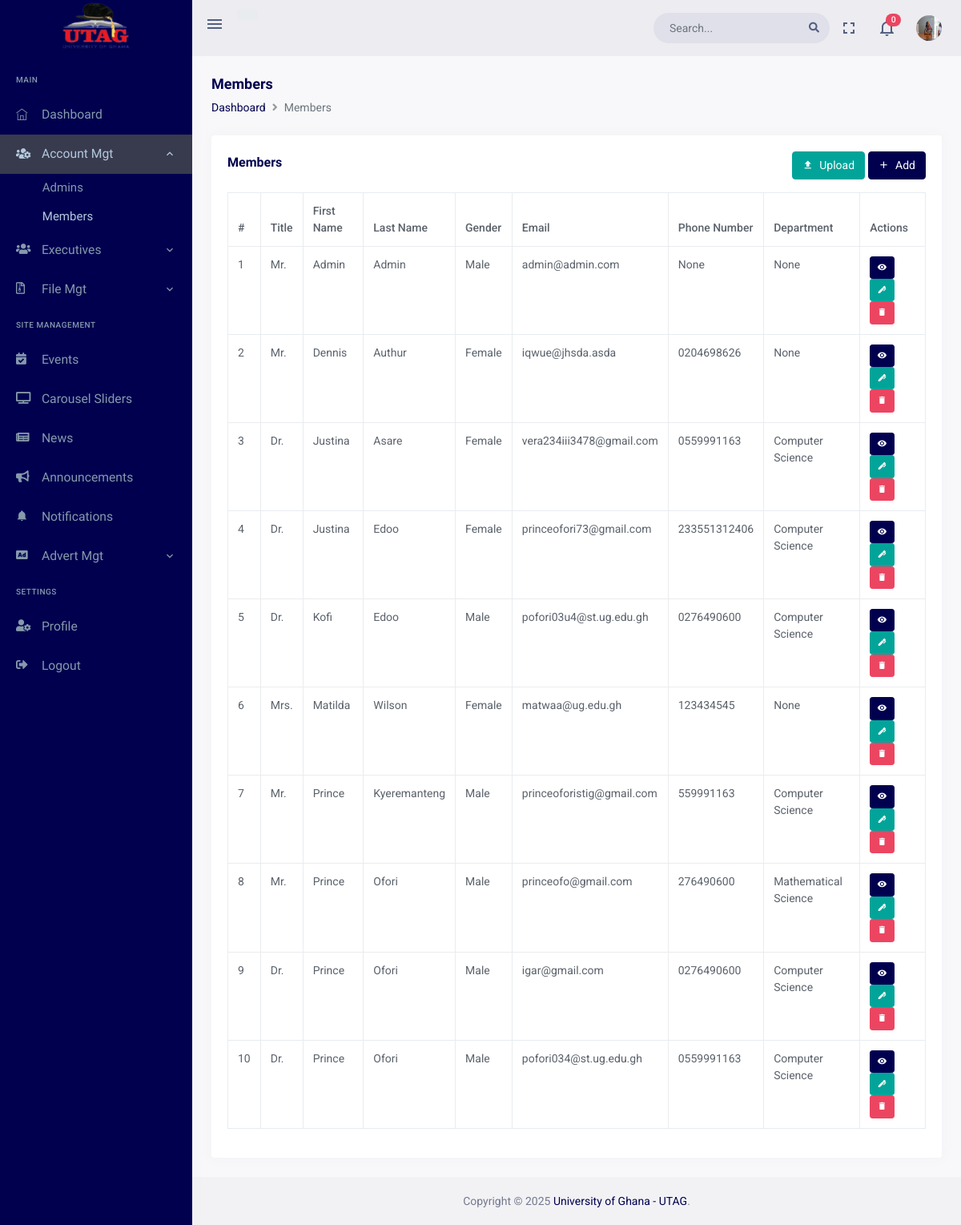
The app's page /dashboard/account_management/members (signed in), older data.
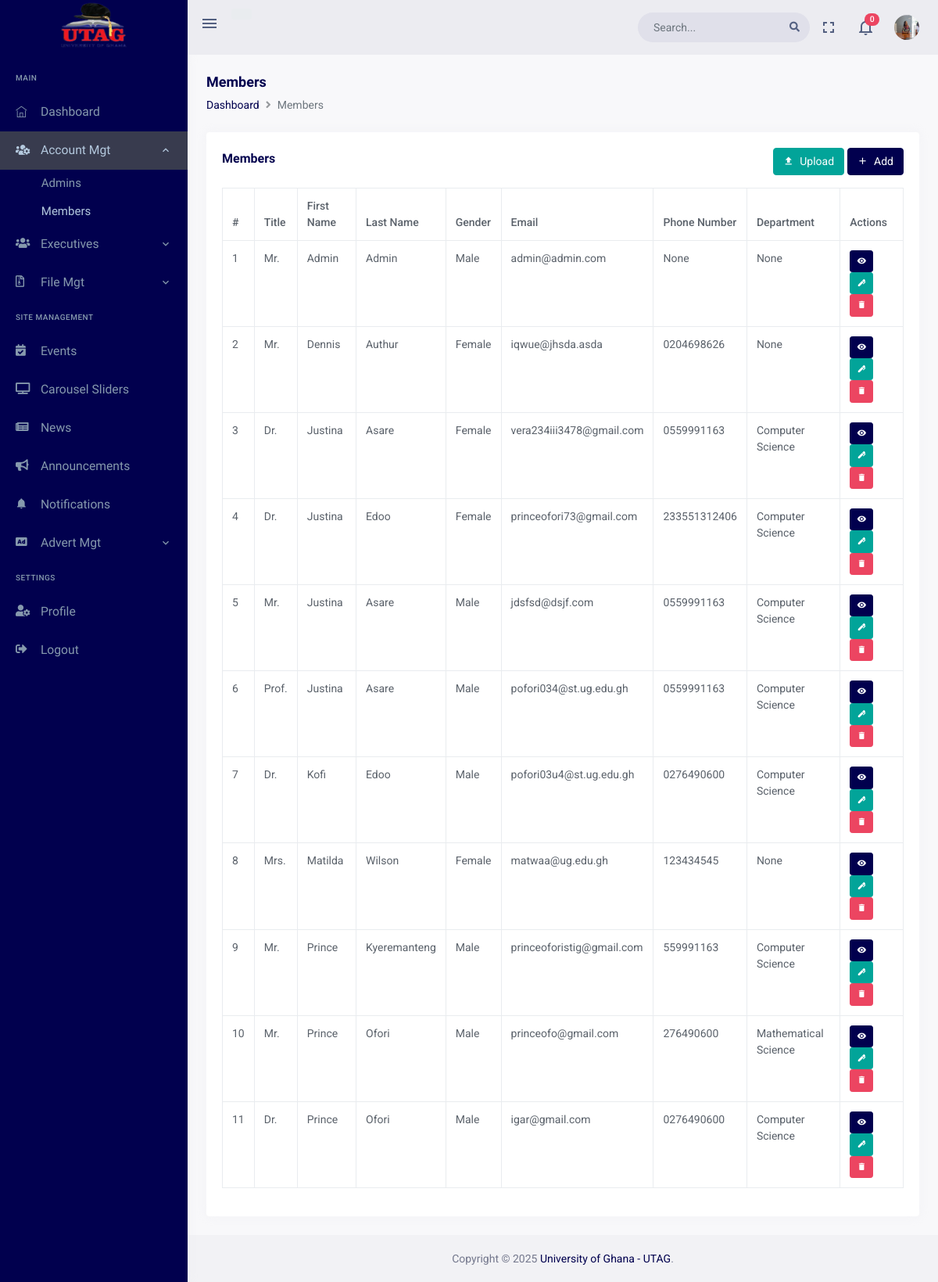
The same page, newer data.
### accounts/models.py (models this page shows, shortened)
class User(AbstractBaseUser, PermissionsMixin):
    TITLE_CHOICES = (
        ('Prof.', 'Prof.'),
        ('Dr.', 'Dr.'),
        ('Mr.', 'Mr.'),
        ('Mrs.', 'Mrs.'),
    )
    GENDER_CHOICES = (
        ('Male', 'Male'),
        ('Female', 'Female')
    )
    EXECUTIVE_POSITION_CHOICES = (
        ('President', 'President'),
        ('Vice President', 'Vice President'),
        ('Secretary', 'Secretary'),
        ('Treasurer', 'Treasurer'),
        ('Committee Member', 'Committee Member'),
    )
    title = models.CharField(max_length=5, choices=TITLE_CHOICES)
    first_name = models.CharField(max_length=30)
    other_name = models.CharField(max_length=30, blank=True, null=True)
    last_name = models.CharField(max_length=30)
    gender = models.CharField(max_length=10, choices=GENDER_CHOICES)
    profile_pic = models.ImageField(upload_to='profile_pictures/', blank=True, null=True)
    email = models.EmailField(unique=True)
    email_sent = models.BooleanField(default=False)
    phone_number = models.CharField(max_length=15, blank=True, null=True)
    department = models.CharField(max_length=50, blank=True, null=True)
    created_from_dashboard = models.BooleanField(default=False)
    created_by = models.ForeignKey('self', on_delete=models.CASCADE, blank=True, null=True)
    is_bulk_creation = models.BooleanField(default=False)
    created_at = models.DateTimeField(auto_now_add=True)
    updated_at = models.DateTimeField(auto_now=True)
    is_staff = models.BooleanField(default=False)
    is_superuser = models.BooleanField(default=False)
    executive_image = models.ImageField(upload_to='executive_images/', blank=True, null=True)
    executive_position = models.CharField(max_length=30, choices=EXECUTIVE_POSITION_CHOICES, blank=True, null=True)
    fb_profile_url = models.URLField(blank=True, null=True)
    twitter_profile_url = models.URLField(blank=True, null=True)
    linkedin_profile_url = models.URLField(blank=True, null=True)
    date_appointed = models.DateField(null=True, blank=True)
    date_ended = models.DateField(null=True, blank=True)
    is_active_executive = models.BooleanField(default=False)
    objects = UserManager()
    USERNAME_FIELD = 'email'
    REQUIRED_FIELDS = ['title', 'first_name', 'last_name', 'gender']
    def get_full_name(self):
        if self.other_name:
            return f'{self.title} {self.first_name} {self.other_name} {self.last_name}'
        else:
            return f'{self.title} {self.first_name} {self.last_name}'
    def get_short_name(self):
        return self.first_name
    def get_profile_pic_url(self):
        return self.profile_pic.url if self.profile_pic else '/static/dashboard/assets/images/users/profile.png'
    class Meta:
        permissions = [
        ('view_dashboard', 'Can view dashboard'),
        ('add_admin', 'Can add admin'),
        ('change_admin', 'Can change admin'),
        ('delete_admin', 'Can delete admin'),
        ('view_admin', 'Can view admin'),
        ('add_executive', 'Can add executive'),
        ('change_executive', 'Can change executive'),
        ('delete_executive', 'Can delete executive'),
        ('view_executive', 'Can view executive'),
        ('add_member', 'Can add member'),
        ('change_member', 'Can change member'),
        ('delete_member', 'Can delete member'),
        ('view_member', 'Can view member'),
        ]

### dashboard/views/account.py (the view)
# urls.py: path('account_management/members',views.MemberListView.as_view(), name='members'),
class MemberListView(PermissionRequiredMixin, View):
    permission_required = 'accounts.view_member'
    template_name = 'dashboard_pages/members.html'
    @method_decorator(MustLogin)
    def get(self, request):
        users = User.objects.filter(groups__name='Member').order_by('first_name')
        total_documents = Document.objects.filter(category='internal').count()
        total_external_documents = Document.objects.filter(category='external').count()
        notifications = Notification.objects.filter(user=request.user).order_by('-created_at')[:5]
        notification_count = Notification.objects.filter(user=request.user, status='UNREAD').count()
        context = {
            'users': users,
            'total_documents': total_documents,
            'total_external_documents': total_external_documents,
            'notifications': notifications,
            'notification_count': notification_count,
            'has_add_permission': request.user.has_perm('accounts.add_member'),
            'has_change_permission': request.user.has_perm('accounts.change_member'),
            'has_delete_permission': request.user.has_perm('accounts.delete_member'),
        }
        return render(request, self.template_name, context)

### dashboard/templates/dashboard_pages/members.html (shortened to what the changed rows need)
{% extends "base/dashboard_base.html" %}
{% load static %}
{% block content %}
<div class="page-content">
    <div class="container-fluid">
        <div class="row">
            <div class="col-12">
                <div class="card">
                    <div class="card-body">
                        <div class='mt-3'>
                        <table id="datatable" class="table table-bordered dt-responsive nowrap" style="border-collapse: collapse; border-spacing: 0; width: 100%;">
                            <thead>
                                <tr>
                                    <th>#</th>
                                    <th>Title</th>
                                    <th>First Name</th>
                                    <th>Last Name</th>
                                    <th>Gender</th>
                                    <th>Email</th>
                                    <th>Phone Number</th>
                                    <th>Department</th>
                                    <th>Actions</th>
                                </tr>
                            </thead>
                            <tbody>
                                {% for member in users %}
                                <tr>
                                    <td>{{forloop.counter}}</td>
                                    <td>{{member.title}}</td>
                                    <td>{{member.first_name}}</td>
                                    <td>{{member.last_name}}</td>
                                    <td>{{member.gender}}</td>
                                    <td>{{member.email}}</td>
                                    <td>{{member.phone_number}}</td>
                                    <td>{{member.department}}</td>
                                    <td>
                                        <a href="#" class="btn btn-primary btn-sm view-member-details" data-bs-toggle="modal" data-bs-target="#userModal_{{member.id}}" title="View">
                                            <i class="mdi mdi-eye"></i>
                                        </a>
                                        {% if has_change_permission %}
                                        <a href="#" class="btn btn-success btn-sm" data-bs-toggle="modal" data-bs-target="#editUserModal_{{member.id}}" title="Edit">
                                            <i class="mdi mdi-pen"></i>
                                        </a>
                                        {% endif %}
                                        {% if has_delete_permission %}
                                        <a href="{% url 'dashboard:delete_member' member_id=member.id %}" class="btn btn-danger btn-sm" onclick="return confirm('Are you sure you want to delete this member?');" title="Delete">
                                            <i class="mdi mdi-delete"></i>
                                        </a>
                                        {% endif %}
                                    </td>
                                </tr>
                                {% endfor %}
                            </tbody>
                        </table>
                        </div>
                    </div>
                </div>
            </div>
        </div>
    </div>
</div>
{% endblock content %}
{% block my_styles %}
 <link href="{% static 'dashboard/assets/libs/datatables.net-bs4/css/dataTables.bootstrap4.min.css' %}" rel="stylesheet" type="text/css">
 <link href="{% static 'dashboard/assets/libs/datatables.net-buttons-bs4/css/buttons.bootstrap4.min.css' %}" rel="stylesheet" type="text/css">
 <link href="{% static 'dashboard/assets/libs/datatables.net-responsive-bs4/css/responsive.bootstrap4.min.css' %}" rel="stylesheet" type="text/css">
{% endblock my_styles %}

Row changes from the older to the newer data that the page shows:
removed User: title "Dr.", first_name "Prince", last_name "Ofori", gender "Male", email "pofori034@st.ug.edu.gh", phone_number "0559991163", department "Computer Science"
added User: title "Mr.", first_name "Justina", last_name "Asare", gender "Male", email "jdsfsd@dsjf.com", phone_number "0559991163", department "Computer Science"
added User: title "Prof.", first_name "Justina", last_name "Asare", gender "Male", email "pofori034@st.ug.edu.gh", phone_number "0559991163", department "Computer Science"
